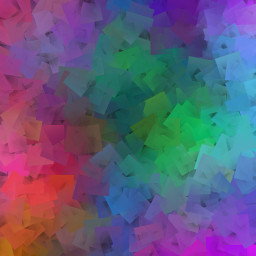
//> input picture imagens/blend1.jpg, 256 x 256 px
$ ./trocaregioes ../imagens/blend1.jpg   (built with g++ and OpenCV 4)
//> lines starting //> are read from the running program, lines starting //| are printed output that depends on the picture
//	make trocaregioes
//	./trocaregioes nome_da_imagem
#include <iostream>
#include <opencv2/opencv.hpp>
using namespace cv;
using namespace std;

int main(int argc, char** argv){
  Mat image, save;
  int largura, altura;
  CvPoint p;
  image = imread(argv[1], CV_LOAD_IMAGE_GRAYSCALE);
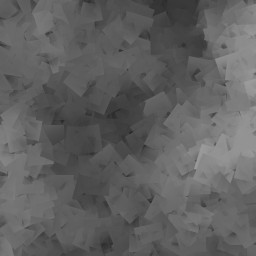
//> image: 256 rows x 256 cols, CV_8UC1; min 40, max 157, mean 96.3
  save = imread(argv[1], CV_LOAD_IMAGE_GRAYSCALE);
  if(!image.data||!save.data){
    cout << "Não carregou\n";
  }
  largura=image.size().width;
//> largura = 256
  altura=image.size().height;
//> altura = 256

  p.x=0;
  p.y=0;

  for(int i=0; i<altura; i++){
    for(int j=0; j<largura; j++){
      image.at<uchar>(i,j) = save.at<uchar>((i+altura/2)%altura,(j+largura/2)%largura);
    }
  }
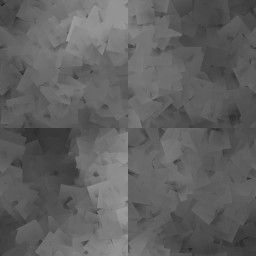
//> image: 256 rows x 256 cols, CV_8UC1; min 40, max 157, mean 96.3

  imshow("Original", save);
  imshow("Processada", image);
  imwrite("trocada.png", image);
  waitKey();
  return 0;
}
